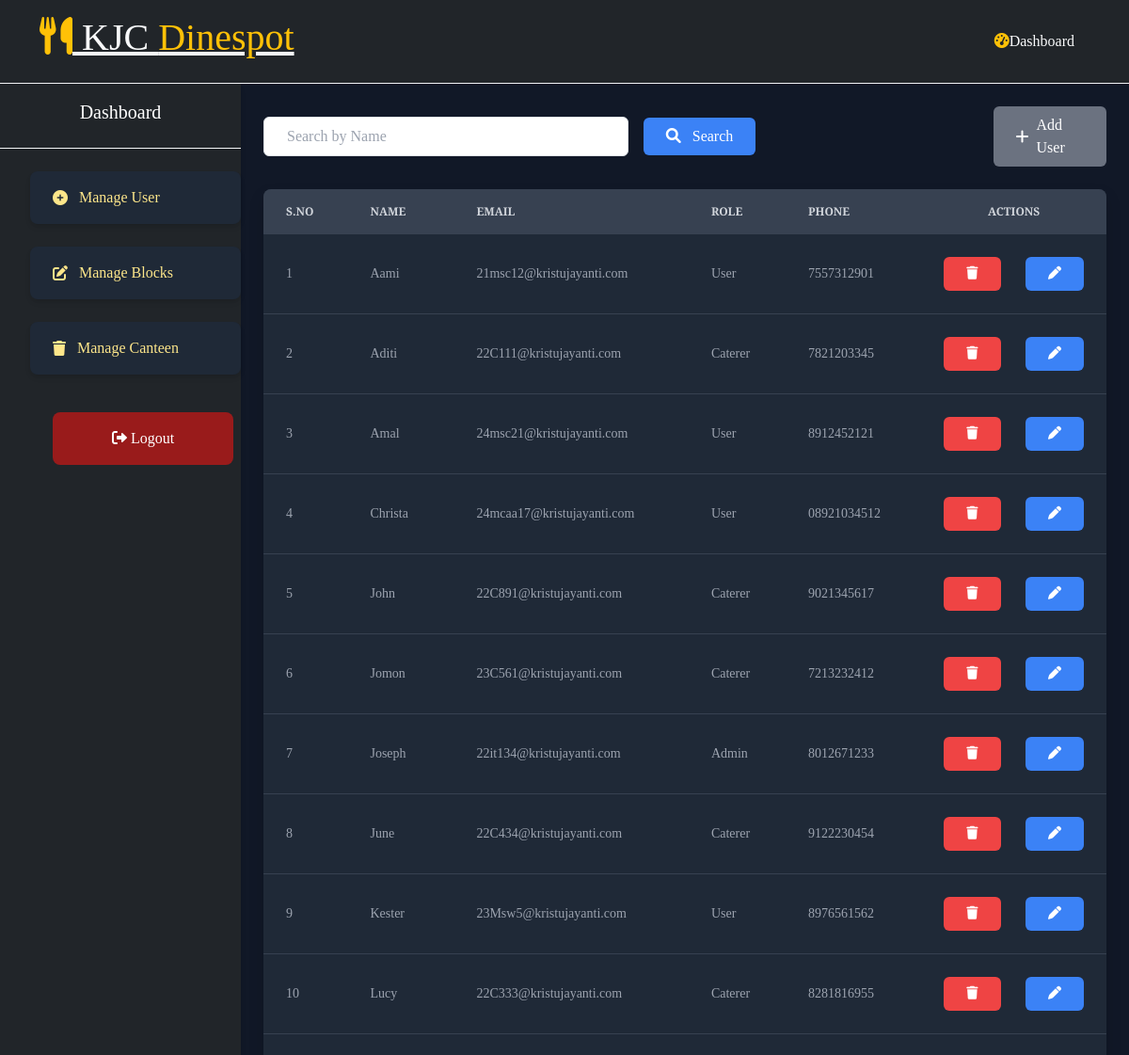
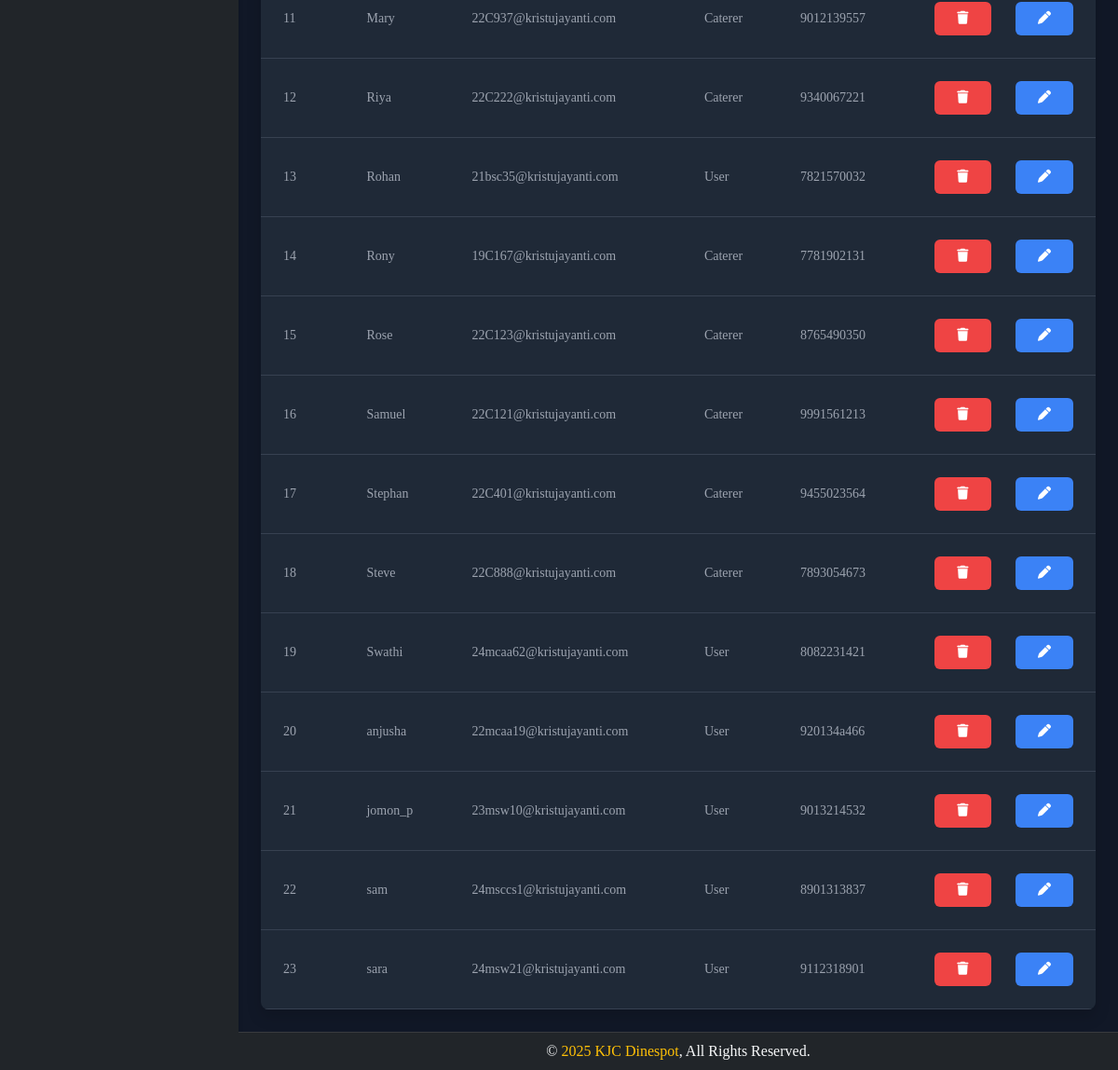
Screenshot of /manage-users/ with the database file from the repository (2 pictures, top to bottom).
### main/models.py (models this page shows, shortened)
class User(models.Model):
    ROLE_CHOICES = [
        ('user', 'User'),
        ('caterer', 'Caterer'),
        ('admin', 'Admin'),
    ]
    name = models.CharField(max_length=255)
    email = models.EmailField(unique=True)
    password = models.CharField(max_length=255)  # Consider using Django's authentication system
    role = models.CharField(max_length=10, choices=ROLE_CHOICES)
    phone = models.CharField(max_length=15, null=True, blank=True)
    USERNAME_FIELD = 'email'  # Specify the field to be used for login (email in this case)
    REQUIRED_FIELDS = ['password']

### canteenapp/views.py (the view)
# urls.py: path('manage-users/', views.manage_users, name='manage_users'),
def manage_users(request):
    search_name = request.GET.get('search_name', '')
    if search_name:
        users = User.objects.filter(name__icontains=search_name).order_by('name')
    else:
        users = User.objects.all().order_by('name')
    return render(request, 'manage_user.html', {'users': users, 'search_name': search_name})

### canteenapp/templates/manage_user.html (shortened to what this page needs)
{% extends 'admin_base.html' %}
{% load static %}
{% block content %}
<div class="flex justify-between mb-4">
    <form method="get" class="w-full flex items-center space-x-4">
        <div class="w-1/2">
            <input type="text" name="search_name" class="px-4 py-2 border border-gray-400 rounded w-full" placeholder="Search by Name" value="{{ request.GET.search_name }}">
        </div>
        <button type="submit" class="px-4 py-2 bg-blue-500 text-white rounded hover:bg-blue-600">
            <i class="fa-solid fa-search mr-2"></i> Search
        </button>
    </form>
    <a href="{% url 'add_user' %}" class="no-underline flex items-center px-4 py-2 bg-gray-500 text-white rounded hover:bg-gray-600">
        <i class="fa-solid fa-plus mr-2"></i> Add User
    </a>
</div>
<div class="overflow-x-auto bg-gray-800 rounded-lg shadow">
    <table class="w-full text-left text-sm text-gray-400">
        <thead class="bg-gray-700 text-gray-300 uppercase text-xs">
            <tr>
                <th class="px-6 py-3">S.No</th>
                <th class="px-6 py-3">Name</th>
                <th class="px-6 py-3">Email</th>
                <th class="px-6 py-3">Role</th>
                <th class="px-6 py-3">Phone</th>
                <th class="px-6 py-3 text-center">Actions</th>
            </tr>
        </thead>
        <tbody>
            {% for user in users %}
            <tr class="border-b border-gray-700 hover:bg-gray-600">
                <td class="px-6 py-4">{{ forloop.counter }}</td>
                <td class="px-6 py-4">{{ user.name }}</td>
                <td class="px-6 py-4">{{ user.email }}</td>
                <td class="px-6 py-4">{{ user.get_role_display }}</td>
                <td class="px-6 py-4">{{ user.phone }}</td>
                <td class="px-6 py-4 flex justify-between">
                    <form action="{% url 'delete_user' user.id %}" method="POST" onsubmit="return confirm('Are you sure you want to delete this user?')">
                        <button type="submit" class="delete-btn px-4 py-2 bg-red-500 text-white rounded hover:bg-red-600">
                            <i class="fa-solid fa-trash"></i>
                        </button>
                    </form>
                    <a href="{% url 'update_user' user.id %}" class="update-btn px-4 py-2 bg-blue-500 text-white rounded hover:bg-blue-600">
                        <i class="fa-solid fa-pen"></i>
                    </a>
                </td>
            </tr>
            {% endfor %}
        </tbody>
    </table>
</div>
{% endblock %}

### canteenapp/templates/admin_base.html (shortened to what this page needs)
{% load static %}
<!DOCTYPE html>
<html lang="en">
<head>
  <link href="https://cdn.jsdelivr.net/npm/tailwindcss@2.2.19/dist/tailwind.min.css" rel="stylesheet">
  <link href="https://cdn.jsdelivr.net/npm/bootstrap@5.3.1/dist/css/bootstrap.min.css" rel="stylesheet">
  <link href="https://cdnjs.cloudflare.com/ajax/libs/font-awesome/6.0.0/css/all.min.css" rel="stylesheet">
  <link href="{% static 'css/style.css' %}" rel="stylesheet">
</head>
<body class="flex flex-col min-h-screen bg-gray-100">
  <header class="header-section border-b border-gray-100 bg-dark py-3">
    <div class="container d-flex align-items-center justify-content-between">
      <a href="#" class="logo text-light fw-bold">
        <h1 class="nav-brand animated-jump"><i class="fas fa-utensils text-warning"></i>  KJC <span class="text-warning">Dinespot</span></h1>
      </a>
      <nav class="navigation d-flex align-items-center">
        <ul class="nav-menu list-unstyled mb-0 d-flex">
          <li class="nav-item"><a href="{% url 'main:admin_dashboard' %}" class="nav-link text-light px-3"><i class="fas fa-tachometer-alt text-warning"></i>Dashboard</a></li>
        </ul>
      </nav>
    </div>
  </header>
  <div class="flex-1 flex flex-col md:flex-row bg-gray-900 color-white ">
    <div class="w-64 bg-dark shadow-md sidebar-nav ">
      <nav>
        <div class="pb-4 mt-3 flex justify-center text-xl font-serif border-b border-gray-100">Dashboard</div>
        <ul class="space-y-6 mt-6">
          <li>
              <a href="{% url 'manage_users' %}" class="no-underline flex items-center px-4 py-3 rounded-lg bg-gray-800 text-yellow-200 hover:bg-yellow-400 hover:text-black shadow-md transition duration-300">
              <i class="fas fa-plus-circle mr-3"></i> Manage User
            </a>
          </li>
          <li>
            <a href="{% url 'manage_blocks' %}" class="no-underline flex items-center px-4 py-3 rounded-lg bg-gray-800 text-yellow-200 hover:bg-yellow-400 hover:text-white shadow-md transition duration-300">
              <i class="fas fa-edit mr-3"></i> Manage Blocks
            </a>
          </li>
          <li>
            <a href="{% url 'manage_canteen' %}" class="no-underline flex items-center px-4 py-3 rounded-lg bg-gray-800 text-yellow-200 hover:bg-yellow-400 hover:text-black shadow-md transition duration-300">
              <i class="fas fa-trash mr-3"></i>Manage Canteen
            </a>
          </li></ul>
          <div class="px-6 py-4">
            <ul>
                <li class="nav-item">
                    <a href="{% url 'main:logout' %}"
                       class="no-underline block w-full md:w-48 text-center px-6 py-3 bg-red-800 hover:bg-red-700 text-white rounded-lg" onclick="return confirm('Are you sure you want to logout?')">
                        <i class="fas fa-sign-out-alt"></i> Logout
                    </a>
                </li>
            </ul>
        </div>
        </nav>
      </div>
    <div class="flex-1 flex flex-col">
      <main class="flex-1 p-4 overflow-auto content-area">
        {% block content %}
        {% endblock %}
      </main>
      <footer class="footer-section bg-dark text-light py-2">
        <div class="container">
          <div class="flex flex-col items-center">
            <p class="mb-0 text-center">
              &copy; <span class="text-warning">2025 KJC Dinespot</span>, All Rights Reserved.
            </p>
          </div>
        </div>
      </footer>
    </div>
  </div>
</body>
</html>

### static/css/style.css (style rules this page uses)
body { font-family: 'Playfair Display', serif; background-color: #0c0b09; background-size: cover; color: #fff; margin: 0; width: 100%; height: 100vh; }
.header-section { box-shadow: 0 4px 6px rgba(0, 0, 0, 0.1); }
.nav-menu, .nav-link { transition: 0.3s; }
.footer-section { border-top: 1px solid rgba(255, 255, 255, 0.1); }

### canteenapp/templates/admin_base.html (style rules this page uses)
body { background-color: #1a1a1a; }
.nav-link { transition: color 0.3s ease; }
.content-area { color: black; }

### rows the page displays
User: name "Aami", email "21msc12@kristujayanti.com", role "User", phone "7557312901"
User: name "Aditi", email "22C111@kristujayanti.com", role "Caterer", phone "7821203345"
User: name "Amal", email "24msc21@kristujayanti.com", role "User", phone "8912452121"
User: name "Christa", email "24mcaa17@kristujayanti.com", role "User", phone "08921034512"
User: name "John", email "22C891@kristujayanti.com", role "Caterer", phone "9021345617"
User: name "Jomon", email "23C561@kristujayanti.com", role "Caterer", phone "7213232412"
User: name "Joseph", email "22it134@kristujayanti.com", role "Admin", phone "8012671233"
User: name "June", email "22C434@kristujayanti.com", role "Caterer", phone "9122230454"
User: name "Kester", email "23Msw5@kristujayanti.com", role "User", phone "8976561562"
User: name "Lucy", email "22C333@kristujayanti.com", role "Caterer", phone "8281816955"
User: name "Mary", email "22C937@kristujayanti.com", role "Caterer", phone "9012139557"
User: name "Riya", email "22C222@kristujayanti.com", role "Caterer", phone "9340067221"
User: name "Rohan", email "21bsc35@kristujayanti.com", role "User", phone "7821570032"
User: name "Rony", email "19C167@kristujayanti.com", role "Caterer", phone "7781902131"
User: name "Rose", email "22C123@kristujayanti.com", role "Caterer", phone "8765490350"
User: name "Samuel", email "22C121@kristujayanti.com", role "Caterer", phone "9991561213"
User: name "Stephan", email "22C401@kristujayanti.com", role "Caterer", phone "9455023564"
User: name "Steve", email "22C888@kristujayanti.com", role "Caterer", phone "7893054673"
User: name "Swathi", email "24mcaa62@kristujayanti.com", role "User", phone "8082231421"
User: name "anjusha", email "22mcaa19@kristujayanti.com", role "User", phone "920134a466"
User: name "jomon_p", email "23msw10@kristujayanti.com", role "User", phone "9013214532"
User: name "sam", email "24msccs1@kristujayanti.com", role "User", phone "8901313837"
User: name "sara", email "24msw21@kristujayanti.com", role "User", phone "9112318901"
